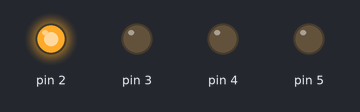
The sketch below on a simulated Arduino Uno, built with avr-gcc and run on an emulated ATmega328P. Shown: output pins drawn as LEDs (lit = HIGH).

Above: at 0.2 s.
At 1.2 s:
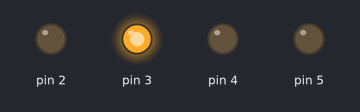
At 2.2 s:
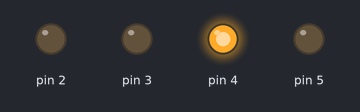
At 3.2 s:
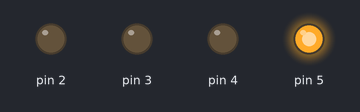
At 4.7 s:
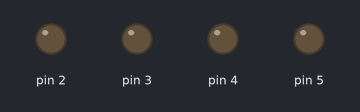
Timing chart, 0 to 5.2 s (numbered marks = the images above):
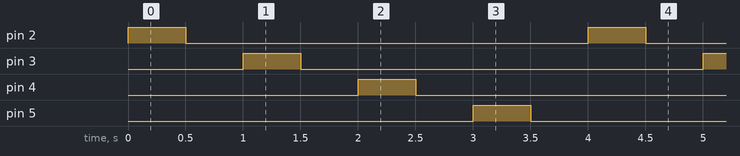

The sketch:

Oef3.ino
```cpp
void setup() {
  // put your setup code here, to run once:
  for ( int x = 2; x <= 5; x ++) {
  pinMode (x , OUTPUT ) ;
  }
}

void loop() {
  // put your main code here, to run repeatedly:
  for ( int x = 2; x <= 5; x ++) {
  digitalWrite ( x , HIGH ) ;
  delay (500) ;
  digitalWrite (x , LOW ) ;
  delay (500) ;
  }
}
```

Measured:
- by itself, pin 2–5: alternates HIGH for 0.50 s and LOW for 3.5 s
- by itself, everything shown: repeats every 4.0 s, in 8 steps
